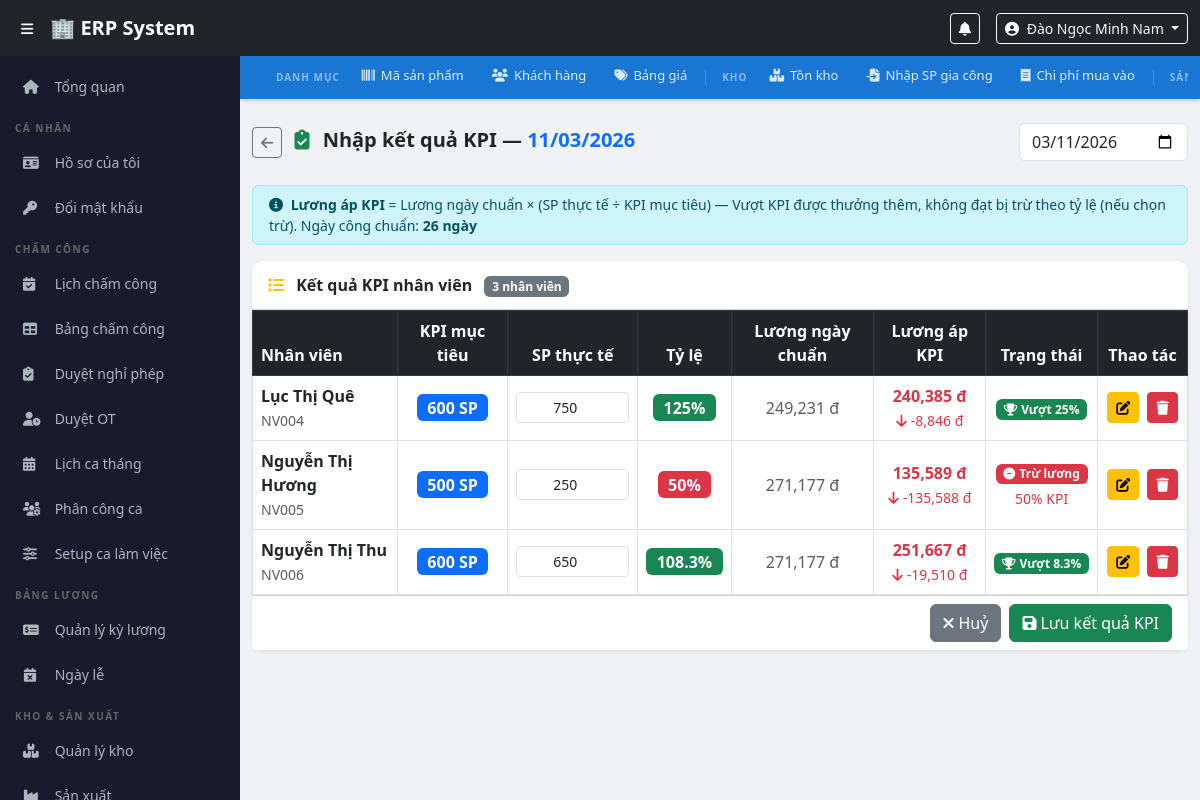
Screenshot of /modules/kpi/result.php?date=2026-03-11 (signed in) with the database file from the repository.
### tables this page shows
CREATE TABLE `payroll_periods` (
  `id` int(11) NOT NULL,
  `period_year` smallint(6) NOT NULL,
  `period_month` tinyint(4) NOT NULL,
  `period_from` date NOT NULL,
  `period_to` date NOT NULL,
  `working_days` tinyint(4) NOT NULL,
  `status` enum('draft','submitted','approved','locked') DEFAULT 'draft',
  `note` text DEFAULT NULL,
  `created_by` int(11) DEFAULT NULL,
  `submitted_at` datetime DEFAULT NULL,
  `submitted_by` int(11) DEFAULT NULL,
  `approved_at` datetime DEFAULT NULL,
  `approved_by` int(11) DEFAULT NULL,
  `locked_at` datetime DEFAULT NULL,
  `locked_by` int(11) DEFAULT NULL,
  `created_at` timestamp NOT NULL DEFAULT current_timestamp(),
  `updated_at` timestamp NOT NULL DEFAULT current_timestamp() ON UPDATE current_timestamp()
);

CREATE TABLE `kpi_assignments` (
  `id` int(11) NOT NULL,
  `assign_date` date NOT NULL,
  `user_id` int(11) NOT NULL COMMENT 'nhân viên sản xuất',
  `manager_id` int(11) NOT NULL COMMENT 'quản lý phân bổ',
  `kpi_target` int(11) NOT NULL DEFAULT 0 COMMENT 'số SP mục tiêu',
  `created_at` timestamp NOT NULL DEFAULT current_timestamp(),
  `updated_at` timestamp NOT NULL DEFAULT current_timestamp() ON UPDATE current_timestamp(),
  `over_bonus_pct` decimal(5,2) NOT NULL DEFAULT 0.00 COMMENT '% thưởng cho mỗi % vượt KPI (vd: 50 = mỗi 1% vượt được thưởng 0.5% lương ngày)'
);

CREATE TABLE `users` (
  `id` int(11) NOT NULL,
  `employee_code` varchar(20) NOT NULL,
  `full_name` varchar(100) NOT NULL,
  `username` varchar(50) NOT NULL,
  `password_hash` varchar(255) NOT NULL,
  `email` varchar(100) DEFAULT NULL,
  `phone` varchar(20) DEFAULT NULL,
  `role_id` int(11) NOT NULL,
  `department_id` int(11) DEFAULT NULL,
  `is_active` tinyint(1) DEFAULT 1,
  `created_at` timestamp NOT NULL DEFAULT current_timestamp()
);

CREATE TABLE `kpi_results` (
  `id` int(11) NOT NULL,
  `kpi_assignment_id` int(11) NOT NULL,
  `actual_qty` int(11) NOT NULL DEFAULT 0 COMMENT 'SP thực tế',
  `salary_per_day` decimal(15,0) DEFAULT 0 COMMENT 'lương ngày đầy đủ',
  `salary_actual` decimal(15,0) DEFAULT 0 COMMENT 'lương ngày thực tế sau KPI',
  `is_deducted` tinyint(1) DEFAULT 0 COMMENT '1=trừ lương, 0=đủ ngày công',
  `reason` text DEFAULT NULL COMMENT 'lý do không trừ lương',
  `confirmed_by` int(11) DEFAULT NULL,
  `confirmed_at` timestamp NULL DEFAULT NULL,
  `created_at` timestamp NOT NULL DEFAULT current_timestamp(),
  `updated_at` timestamp NOT NULL DEFAULT current_timestamp() ON UPDATE current_timestamp()
);

### config/auth.php (called while the page is built, shortened)
<?php
function isLoggedIn() {
    return isset($_SESSION['user_id']) && !empty($_SESSION['user_id']);
}
function hasRole(...$roles) {
    return in_array($_SESSION['role'], $roles);
}
?>

### modules/kpi/result.php (the view, shortened to what this page needs)
<?php
require_once $_SERVER['DOCUMENT_ROOT'] . '/erp/config/auth.php';
$pdo  = getDBConnection();
$date = $_GET['date'] ?? date('Y-m-d');
$canEditDelete = hasRole('director', 'accountant');
$periodRow = $pdo->prepare("
    SELECT working_days FROM payroll_periods
    WHERE status != 'locked'
      AND period_from <= ? AND period_to >= ?
    ORDER BY period_from DESC LIMIT 1
");
$periodRow->execute([$date, $date]);
$periodRow = $periodRow->fetch(PDO::FETCH_ASSOC);
if (!$periodRow) {
    $periodRow = $pdo->query("
        SELECT working_days FROM payroll_periods
        WHERE status != 'locked'
        ORDER BY period_from DESC LIMIT 1
    ")->fetch(PDO::FETCH_ASSOC);
}
$workingDays = $periodRow ? (int)$periodRow['working_days'] : 26;
$stmt = $pdo->prepare("
    SELECT ka.*, u.full_name, u.employee_code,
           kr.id            AS result_id,
           kr.actual_qty,
           kr.is_deducted,
           kr.reason,
           kr.salary_per_day,
           kr.salary_actual
    FROM kpi_assignments ka
    JOIN users u ON ka.user_id = u.id
    LEFT JOIN kpi_results kr ON kr.kpi_assignment_id = ka.id
    WHERE ka.assign_date = ?
    ORDER BY u.full_name
");
$stmt->execute([$date]);
$assignments = $stmt->fetchAll(PDO::FETCH_ASSOC);
include $_SERVER['DOCUMENT_ROOT'] . '/erp/includes/header.php';
include $_SERVER['DOCUMENT_ROOT'] . '/erp/includes/sidebar.php';
?>
<div class="main-content">
<?php include $_SERVER['DOCUMENT_ROOT'] . '/erp/includes/warehouse_nav.php'; ?>
<div class="container-fluid py-4">
    <div class="d-flex align-items-center justify-content-between mb-4">
        <div>
            <a href="/erp/modules/kpi/assign.php" class="btn btn-sm btn-outline-secondary me-2">
                <i class="fas fa-arrow-left"></i>
            </a>
            <span class="fs-5 fw-bold">
                <i class="fas fa-clipboard-check me-2 text-success"></i>
                Nhập kết quả KPI —
                <span class="text-primary"><?= date('d/m/Y', strtotime($date)) ?></span>
            </span>
        </div>
        <input type="date" class="form-control w-auto"
               value="<?= $date ?>"
               onchange="location.href='/erp/modules/kpi/result.php?date='+this.value">
    </div>
    <?php if (empty($assignments)): ?>
    <div class="alert alert-warning">
        <i class="fas fa-exclamation-triangle me-2"></i>
        Chưa có KPI được phân bổ ngày <?= date('d/m/Y', strtotime($date)) ?> —
        <a href="/erp/modules/kpi/assign.php">Phân bổ ngay</a>
    </div>
    <?php else: ?>
    <div class="alert alert-info small py-2 mb-3">
        <i class="fas fa-info-circle me-1"></i>
        <strong>Lương áp KPI</strong> = Lương ngày chuẩn × (SP thực tế ÷ KPI mục tiêu)
        — Vượt KPI được thưởng thêm, không đạt bị trừ theo tỷ lệ (nếu chọn trừ).
        Ngày công chuẩn: <strong><?= $workingDays ?> ngày</strong>
    </div>
    <form id="formResult">
        <div class="card border-0 shadow-sm">
            <div class="card-header bg-white fw-bold">
                <i class="fas fa-list me-2 text-warning"></i>
                Kết quả KPI nhân viên
                <span class="badge bg-secondary ms-2"><?= count($assignments) ?> nhân viên</span>
            </div>
            <div class="card-body p-0">
                <div class="table-responsive">
                    <table class="table table-bordered align-middle mb-0">
                        <thead class="table-dark">
                            <tr>
                                <th>Nhân viên</th>
                                <th class="text-center">KPI mục tiêu</th>
                                <th class="text-center" width="130">SP thực tế</th>
                                <th class="text-center">Tỷ lệ</th>
                                <th class="text-center">Lương ngày chuẩn</th>
                                <th class="text-center">Lương áp KPI</th>
                                <th class="text-center">Trạng thái</th>
                                <?php if ($canEditDelete): ?>
                                <th class="text-center" width="90">Thao tác</th>
                                <?php endif; ?>
                            </tr>
                        </thead>
                        <tbody>
                        <?php foreach ($assignments as $a):
                            $salaryDay    = $a['salary_per_day_calc'];
                            $isDone       = $a['result_id'] !== null;
                            $isOver       = $isDone && (float)$a['actual_qty'] >= (float)$a['kpi_target'];
                            $isDeducted   = $isDone && (int)$a['is_deducted'] === 1;
                            $pct          = $isDone && $a['kpi_target'] > 0
                                            ? round($a['actual_qty'] / $a['kpi_target'] * 100, 1) : 0;
                            if ($isDone) {
                                if ($isDeducted) {
                                    $salaryActual = round($salaryDay * $a['actual_qty'] / $a['kpi_target']);
                                } elseif ($a['salary_actual'] > 0) {
                                    $salaryActual = (float)$a['salary_actual'];
                                } else {
                                    $salaryActual = $salaryDay;
                                }
                            } else {
                                $salaryActual = $salaryDay;
                            }
                            $diff = $salaryActual - $salaryDay;
                        ?>
                        <tr id="row_<?= $a['id'] ?>">
                            <td>
                                <div class="fw-semibold"><?= htmlspecialchars($a['full_name']) ?></div>
                                <small class="text-muted"><?= htmlspecialchars($a['employee_code']) ?></small>
                            </td>
                            <td class="text-center">
                                <span class="badge bg-primary fs-6">
                                    <?= number_format($a['kpi_target']) ?> SP
                                </span>
                            </td>
                            <td class="text-center">
                                <input type="number"
                                       name="items[<?= $a['id'] ?>][actual_qty]"
                                       class="form-control form-control-sm text-center inp-actual"
                                       data-id="<?= $a['id'] ?>"
                                       data-target="<?= $a['kpi_target'] ?>"
                                       data-salary="<?= $salaryDay ?>"
                                       value="<?= $isDone ? htmlspecialchars($a['actual_qty']) : '' ?>"
                                       min="0" placeholder="Nhập SP"
                                       <?= $isDone ? 'readonly' : '' ?>>
                            </td>
                            <td class="text-center">
                                <?php if ($isDone): ?>
                                <span class="badge fs-6 bg-<?= $pct>=100?'success':($pct>=75?'warning':'danger') ?>">
                                    <?= $pct ?>%
                                </span>
                                <?php else: ?>
                                <span class="text-muted">—</span>
                                <?php endif; ?>
                            </td>
                            <td class="text-center text-muted">
                                <?= number_format($salaryDay) ?> đ
                            </td>
                            <td class="text-center">
                                <?php if ($isDone): ?>
                                    <div class="fw-bold <?= $diff > 0 ? 'text-success' : ($diff < 0 ? 'text-danger' : 'text-dark') ?>">
                                        <?= number_format($salaryActual) ?> đ
                                    </div>
                                    <?php if ($diff > 0): ?>
                                    <small class="text-success">
                                        <i class="fas fa-arrow-up me-1"></i>+<?= number_format($diff) ?> đ
                                    </small>
                                    <?php elseif ($diff < 0): ?>
                                    <small class="text-danger">
                                        <i class="fas fa-arrow-down me-1"></i><?= number_format($diff) ?> đ
                                    </small>
                                    <?php else: ?>
                                    <small class="text-muted">Không thay đổi</small>
                                    <?php endif; ?>
                                <?php else: ?>
                                <div class="text-muted small">Chưa nhập</div>
                                <?php endif; ?>
                            </td>
                            <td class="text-center">
                                <?php if ($isDone): ?>
                                    <?php if ($isOver): ?>
                                    <span class="badge bg-success">
                                        <i class="fas fa-trophy me-1"></i>Vượt <?= round($pct-100, 1) ?>%
                                    </span>
                                    <?php elseif ($isDeducted): ?>
                                    <span class="badge bg-danger">
                                        <i class="fas fa-minus-circle me-1"></i>Trừ lương
                                    </span>
                                    <div class="small text-danger mt-1"><?= $pct ?>% KPI</div>
                                    <?php endif; ?>
                                <?php else: ?>
                                <span class="badge bg-secondary">Chưa nhập</span>
                                <?php endif; ?>
                            </td>
                            <?php if ($canEditDelete): ?>
                            <td class="text-center">
                                <?php if ($isDone): ?>
                                <button type="button" class="btn btn-sm btn-warning me-1"
                                        onclick="openEditResult(
                                            <?= $a['result_id'] ?>,
                                            '<?= htmlspecialchars($a['full_name'], ENT_QUOTES) ?>',
                                            <?= (float)$a['actual_qty'] ?>,
                                            <?= (float)$a['kpi_target'] ?>,
                                            <?= $salaryDay ?>,
                                            <?= (int)$a['is_deducted'] ?>,
                                            '<?= htmlspecialchars($a['reason'] ?? '', ENT_QUOTES) ?>'
                                        )" title="Sửa kết quả">
                                    <i class="fas fa-edit"></i>
                                </button>
                                <button type="button" class="btn btn-sm btn-danger"
                                        onclick="confirmDeleteResult(
                                            <?= $a['result_id'] ?>,
                                            '<?= htmlspecialchars($a['full_name'], ENT_QUOTES) ?>'
                                        )" title="Xoá kết quả">
                                    <i class="fas fa-trash"></i>
                                </button>
                                <?php else: ?>
                                <span class="text-muted small">—</span>
                                <?php endif; ?>
                            </td>
                            <?php endif; ?>
                        </tr>
                        <?php endforeach; ?>
                        </tbody>
                    </table>
                </div>
            </div>
            <div class="card-footer bg-white d-flex justify-content-end gap-2">
                <a href="/erp/modules/kpi/assign.php" class="btn btn-secondary">
                    <i class="fas fa-times me-1"></i>Huỷ
                </a>
                <button type="button" class="btn btn-success" id="btnSaveResult">
                    <i class="fas fa-save me-1"></i>Lưu kết quả KPI
                </button>
            </div>
        </div>
    </form>
    <?php endif; ?>
</div>
</div>
<?php include $_SERVER['DOCUMENT_ROOT'] . '/erp/includes/footer.php'; ?>

### assets/css/style.css (style rules this page uses)
body { padding-top: 56px; background: #f0f2f5; font-family: 'Segoe UI', sans-serif; }
.main-content { margin-left: 240px; transition: margin-left 0.3s; min-height: calc(100vh - 56px); }
.card { border-radius: 12px !important; }
.card-header { border-radius: 12px 12px 0 0 !important; padding: 12px 16px; }

### rows the page displays
payroll_periods: working_days "26"
kpi_assignments: user.full_name "Lục Thị Quê", user.employee_code "NV004", kpi_target "600", id+kpi_target "750", kpi_target.actual_qty "125", salaryDay "249,231", kpi_results.salary_actual "240,385", kpi_results.salary_actual "-8,846", $pct-100 "25"
kpi_assignments: user.full_name "Nguyễn Thị Hương", user.employee_code "NV005", kpi_target "500", id+kpi_target "250", kpi_target.actual_qty "50", salaryDay "271,177", kpi_target.actual_qty "135,589", kpi_target.actual_qty "-135,588"
kpi_assignments: user.full_name "Nguyễn Thị Thu", user.employee_code "NV006", kpi_target "600", id+kpi_target "650", kpi_target.actual_qty "108.3", salaryDay "271,177", kpi_results.salary_actual "251,667", kpi_results.salary_actual "-19,510", $pct-100 "8.3"

### other values shown
$user['full_name'] "Đào Ngọc Minh Nam"
date('d/m/Y', strtotime($date)) "11/03/2026"
count($assignments) "3"
